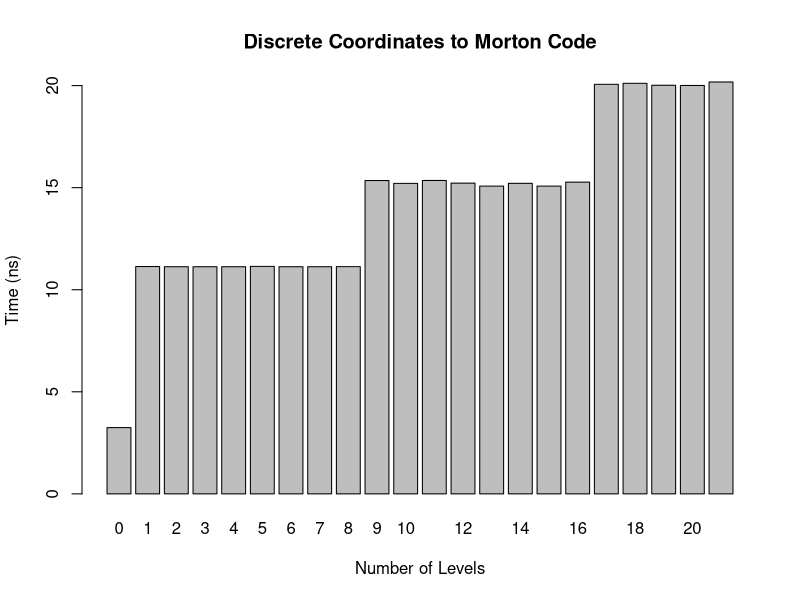
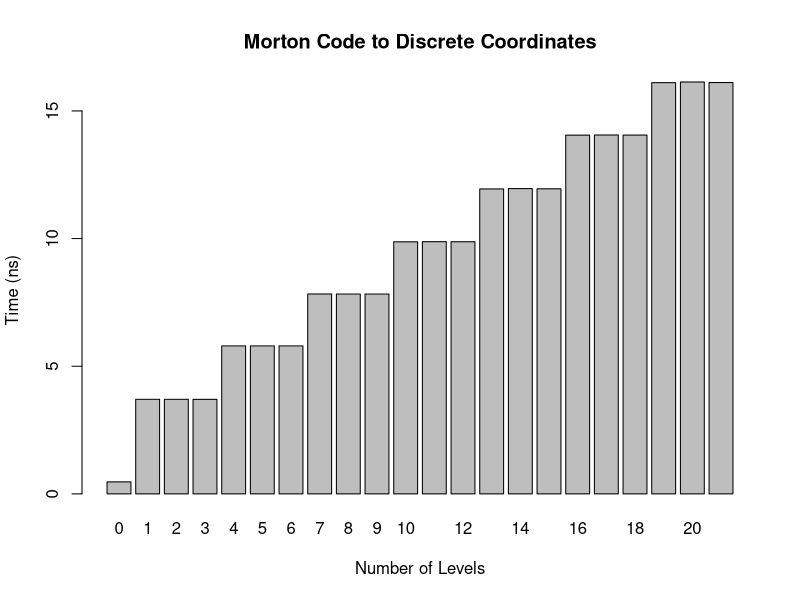
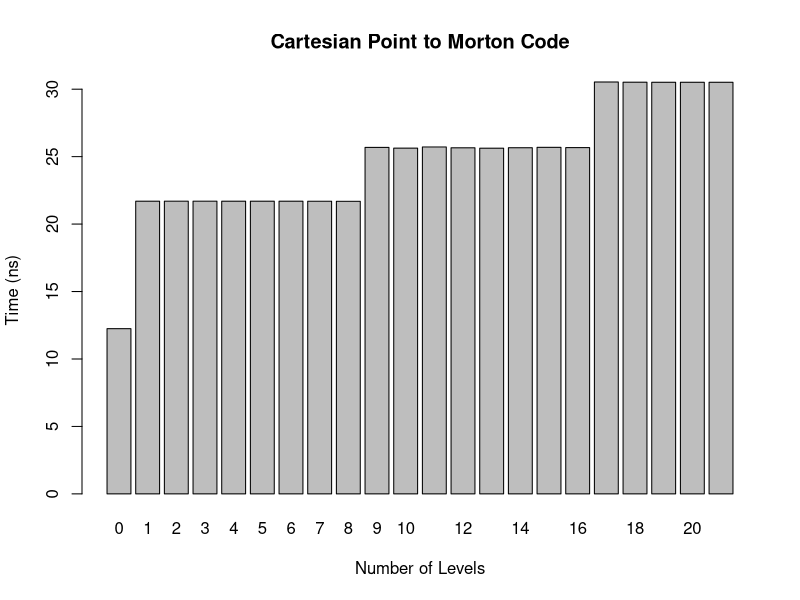

These charts were generated, in order, by the following R code:
#! /usr/bin/env Rscript

x <- read.csv('mortonCode.csv', header=TRUE, row.names=1)
x <- t(x)
rownames(x) <- 0:(nrow(x)-1)

pdf('coordinatesToCode.pdf')
barplot(x[,'CoordinatesToCode'],
        main='Discrete Coordinates to Morton Code',
        xlab='Number of Levels',
        ylab='Time (ns)')
dev.off()

pdf('codeToCoordinates.pdf')
barplot(x[,'CodeToCoordinates'],
        main='Morton Code to Discrete Coordinates',
        xlab='Number of Levels',
        ylab='Time (ns)')
dev.off()

pdf('cartesianToCode.pdf')
barplot(x[,'CartesianToCode'],
        main='Cartesian Point to Morton Code',
        xlab='Number of Levels',
        ylab='Time (ns)')
dev.off()
